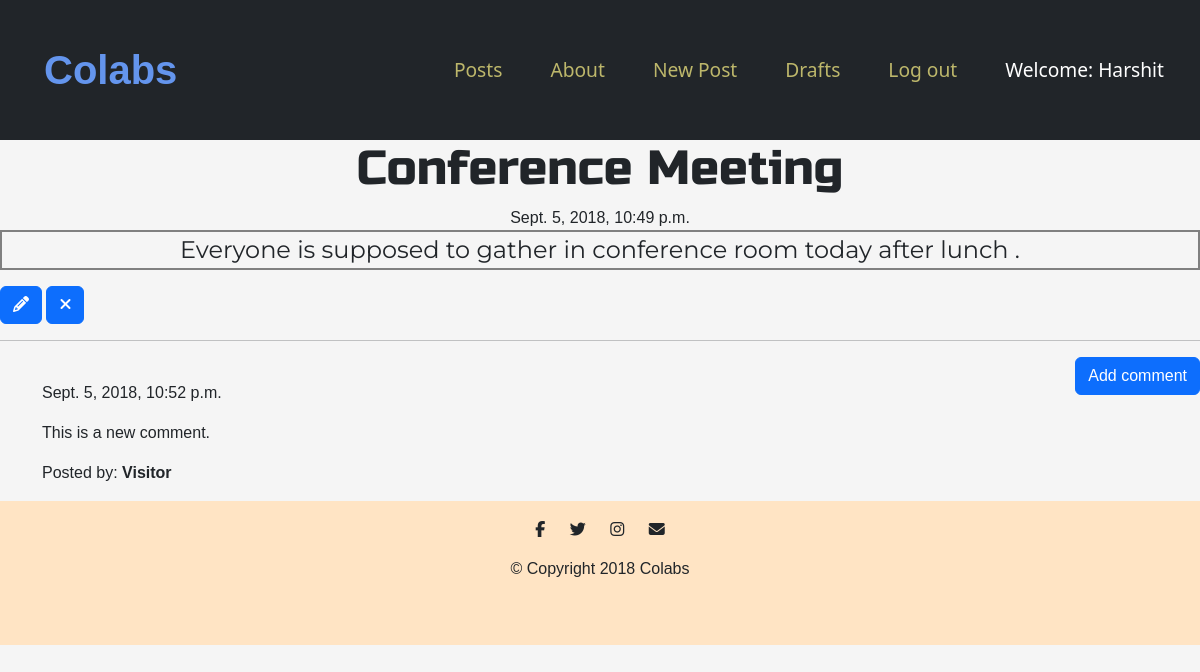
The app's page /post/1 (signed in) with its own data.
### blog/models.py (models this page shows, shortened)
class Post(models.Model):
    author = models.ForeignKey('auth.User',on_delete=models.CASCADE)
    title = models.CharField(max_length=200)
    text = models.TextField()
    created_date = models.DateTimeField(default=timezone.now)
    published_date = models.DateTimeField(blank=True, null=True)

class Comment(models.Model):
    post = models.ForeignKey('blog.Post', related_name='comments',on_delete=models.CASCADE)
    author = models.CharField(max_length=200)
    text = models.TextField()
    created_date = models.DateTimeField(default=timezone.now)
    approved_comment = models.BooleanField(default=False)

### blog/views.py (the view)
# urls.py: path('post/<int:pk>', views.PostDetailView.as_view(), name='post_detail'),
class PostDetailView(DetailView):
    model = Post

### blog/templates/blog/post_detail.html (shortened to what this page needs)
{% extends 'blog/base.html' %}
{% block content %}
        <h1 class='posttitle loader'>{{ post.title }}</h1>
        {% if post.published_date %}
            <div class="date postdate">
                {{ post.published_date }}
            </div>
        {% else %}
            <a class="btn btn-outline-dark" href="{% url 'post_publish' pk=post.pk %}">Publish</a>
        {% endif %}
      <p class='postcontent' style="border: 2px solid gray; text-align:center;" >{{ post.text|safe|linebreaksbr }}</p>
      {% if user.is_authenticated %}
          <a class="btn btn-primary" href="{% url 'post_edit' pk=post.pk %}"><span class="fa fa-pencil"></span></a>
          <a class="btn btn-primary" href="{% url 'post_remove' pk=post.pk %}"><span class="fa fa-remove"></span></a>
      {% endif %}
  <hr>
  <a class="btn btn-primary btn-comment" href="{% url 'add_comment_to_post' pk=post.pk %}">Add comment</a>
  <div class="container">
  {% for comment in post.comments.all %}
  <br>
      {% if user.is_authenticated or comment.approved_comment %}
              {{ comment.created_date }}
          <p>{{ comment.text|safe|linebreaks }}</p>
          <p>Posted by: <strong>{{ comment.author }}</strong></p>
      {% endif %}
  {% empty %}
      <p>No comments posted.</p>
  {% endfor %}
</div>
{% endblock %}

### blog/templates/blog/base.html (shortened to what this page needs)
<!DOCTYPE html>
{% load static %}
<html>
  <head>
    <link href="https://cdn.jsdelivr.net/npm/bootstrap@5.2.0-beta1/dist/css/bootstrap.min.css" rel="stylesheet">
    <link rel="stylesheet" href="{% static 'css/blog.css' %}">
  </head>
  <body >
    <section class="colored-section" id="title">
      <nav class="navbar navbar-expand-lg bg-dark">
        <div class="container-fluid">
          <a class="navbar-brand" style="color:cornflowerblue" href="{% url 'index' %}">Colabs</a>
          <div class="collapse navbar-collapse" id="navbarSupportedContent">
            <ul class="navbar-nav ms-auto mb-2 mb-lg-0">
              <li class="nav-item">
                <a class="nav-link nav-link-index" href="{% url 'post_list' %}">Posts</a>
              </li>
              <li class="nav-item">
                <a class=" nav-link nav-link-index" href="{% url 'about' %}">About</a>
              </li>
              {% if user.is_authenticated %}
              <li class="nav-item">
                <a class="nav-link nav-link-index" href="{% url 'post_new' %}">New Post</a>
              </li>
              <li class="nav-item">
                <a class="nav-link nav-link-index" href="{% url 'post_draft_list' %}">Drafts</a>
              </li>
              <li class="nav-item">
                <a class="nav-link nav-link-index" href="{% url 'logout' %}">Log out</a>
              </li>
              <li class="nav-item">
                <a class="nav-link " style="color: white;">Welcome: {{ user.username }}</a>
              </li>
              {% else %}
              <li class="nav-item">
                <a class="nav-link nav-link-index" href="{% url 'login' %}" aria-label="Login"><span class="fa fa-user" aria-hidden="true"></span></a>
              </li>
              {% endif %}
            </ul>
          </div>
        </div>
      </nav>
</section>
                      {% block content %}
                      {% endblock %}
    <footer class="white-section" id="footer">
      <div class="container-fluid">
        <i class="social-icon fab fa-facebook-f"></i>
        <i class="social-icon fab fa-twitter"></i>
        <i class=" social-icon fa-brands fa-instagram"></i>
        <i class="social-icon fas fa-envelope"></i>
        <p>© Copyright 2018 Colabs</p>
      </div>
    </footer>
  </body>
</html>

### blog/static/css/blog.css (style rules this page uses)
body { background-color: whitesmoke; font-family: sans-serif; }
* { margin: 0rem; padding: 0rem; }
.navbar-brand { font-family:'Gill Sans', 'Gill Sans MT', Calibri, 'Trebuchet MS', sans-serif; font-size: 2.5rem; font-weight: bold; padding: 2rem; color: cornflowerblue; }
.nav-item { margin: 1rem; color: lightgray; font-size: 1.5rem; font-family:'Segoe UI', Tahoma, Geneva, Verdana, sans-serif; }
a { text-decoration: none; }
.nav-link { font-size: 1.2rem; font-family:'Segoe UI', Tahoma, Geneva, Verdana, sans-serif; color:darkkhaki; }
.postdate { text-align: center; }
.posttitle { font-family: 'Russo One', sans-serif; font-size: 3em; text-align: center; }
.postcontent { font-family: 'Montserrat'; font-size: 1.5em; }
.btn-comment { position: absolute; right: 0px; }
.social-icon { margin: 20px 10px; }
.white-section { background-color: bisque; padding: 0%; text-align: center; padding-bottom: 3rem; }

### records on screen
Post: title "Conference Meeting", published_date "Sept. 5, 2018, 10:49 p.m.", text "Everyone is supposed to gather in conference room today after lunch ."
Comment: created_date "Sept. 5, 2018, 10:52 p.m.", text "This is a new comment.", author "Visitor"

### other values on screen
{{ user.username }} "Harshit"
